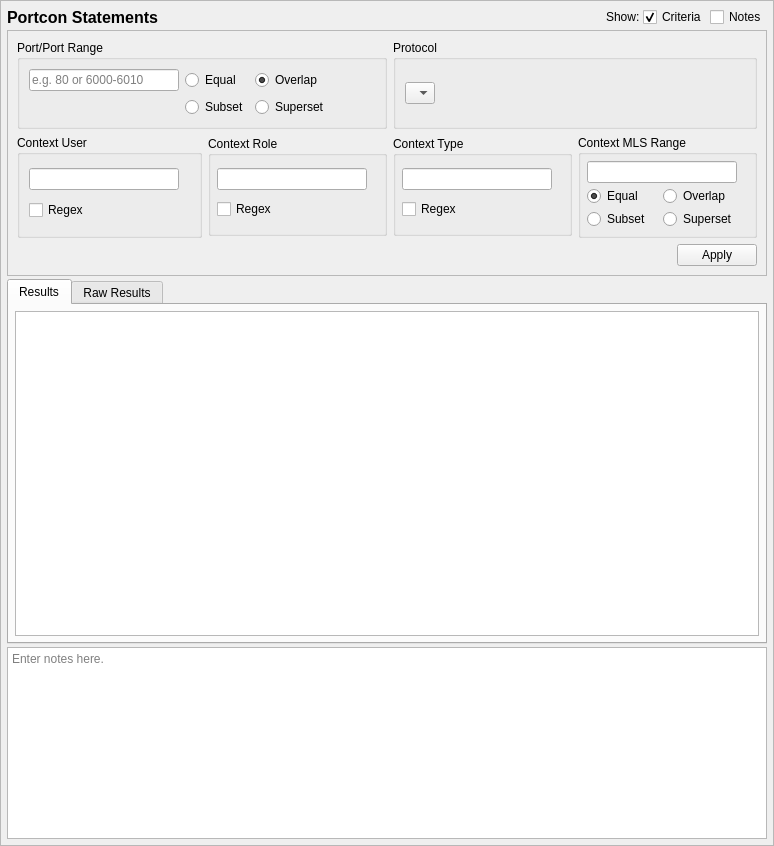
<?xml version="1.0" encoding="UTF-8"?>
<ui version="4.0">
 <class>PortconQueryTab_ui</class>
 <widget class="QScrollArea" name="PortconQueryTab_ui">
  <property name="geometry">
   <rect>
    <x>0</x>
    <y>0</y>
    <width>774</width>
    <height>846</height>
   </rect>
  </property>
  <property name="sizeAdjustPolicy">
   <enum>QAbstractScrollArea::AdjustToContents</enum>
  </property>
  <property name="widgetResizable">
   <bool>true</bool>
  </property>
  <widget class="QWidget" name="contents">
   <property name="geometry">
    <rect>
     <x>0</x>
     <y>0</y>
     <width>772</width>
     <height>844</height>
    </rect>
   </property>
   <property name="minimumSize">
    <size>
     <width>0</width>
     <height>0</height>
    </size>
   </property>
   <layout class="QGridLayout" name="gridLayout_9">
    <property name="leftMargin">
     <number>6</number>
    </property>
    <property name="topMargin">
     <number>6</number>
    </property>
    <property name="rightMargin">
     <number>6</number>
    </property>
    <property name="bottomMargin">
     <number>6</number>
    </property>
    <property name="spacing">
     <number>3</number>
    </property>
    <item row="3" column="0" colspan="5">
     <widget class="QTextEdit" name="notes">
      <property name="sizePolicy">
       <sizepolicy hsizetype="Preferred" vsizetype="Preferred">
        <horstretch>0</horstretch>
        <verstretch>0</verstretch>
       </sizepolicy>
      </property>
      <property name="minimumSize">
       <size>
        <width>0</width>
        <height>80</height>
       </size>
      </property>
      <property name="toolTip">
       <string>Optionally enter notes here about the query.</string>
      </property>
      <property name="placeholderText">
       <string>Enter notes here.</string>
      </property>
     </widget>
    </item>
    <item row="0" column="4">
     <widget class="QCheckBox" name="notes_expander">
      <property name="toolTip">
       <string>Show or hide the notes field (no data is lost)</string>
      </property>
      <property name="text">
       <string>Notes</string>
      </property>
     </widget>
    </item>
    <item row="0" column="3">
     <widget class="QCheckBox" name="criteria_expander">
      <property name="toolTip">
       <string>Show or hide the search criteria (no settings are lost)</string>
      </property>
      <property name="text">
       <string>Criteria</string>
      </property>
      <property name="checked">
       <bool>true</bool>
      </property>
     </widget>
    </item>
    <item row="0" column="0">
     <widget class="QLabel" name="label">
      <property name="sizePolicy">
       <sizepolicy hsizetype="Preferred" vsizetype="Fixed">
        <horstretch>0</horstretch>
        <verstretch>0</verstretch>
       </sizepolicy>
      </property>
      <property name="maximumSize">
       <size>
        <width>16777215</width>
        <height>20</height>
       </size>
      </property>
      <property name="font">
       <font>
        <pointsize>12</pointsize>
        <weight>75</weight>
        <bold>true</bold>
       </font>
      </property>
      <property name="text">
       <string>Portcon Statements</string>
      </property>
     </widget>
    </item>
    <item row="0" column="2">
     <widget class="QLabel" name="label_2">
      <property name="text">
       <string>Show:</string>
      </property>
     </widget>
    </item>
    <item row="0" column="1">
     <spacer name="horizontalSpacer_5">
      <property name="orientation">
       <enum>Qt::Horizontal</enum>
      </property>
      <property name="sizeHint" stdset="0">
       <size>
        <width>40</width>
        <height>20</height>
       </size>
      </property>
     </spacer>
    </item>
    <item row="2" column="0" colspan="5">
     <widget class="QTabWidget" name="results_frame">
      <property name="sizePolicy">
       <sizepolicy hsizetype="Preferred" vsizetype="MinimumExpanding">
        <horstretch>0</horstretch>
        <verstretch>1</verstretch>
       </sizepolicy>
      </property>
      <property name="currentIndex">
       <number>0</number>
      </property>
      <widget class="QWidget" name="results_framePage1">
       <property name="sizePolicy">
        <sizepolicy hsizetype="Preferred" vsizetype="MinimumExpanding">
         <horstretch>0</horstretch>
         <verstretch>0</verstretch>
        </sizepolicy>
       </property>
       <attribute name="title">
        <string>Results</string>
       </attribute>
       <layout class="QVBoxLayout" name="verticalLayout_3">
        <property name="leftMargin">
         <number>6</number>
        </property>
        <property name="topMargin">
         <number>6</number>
        </property>
        <property name="rightMargin">
         <number>6</number>
        </property>
        <property name="bottomMargin">
         <number>6</number>
        </property>
        <item>
         <widget class="SEToolsTableView" name="table_results">
          <property name="sizePolicy">
           <sizepolicy hsizetype="Preferred" vsizetype="MinimumExpanding">
            <horstretch>0</horstretch>
            <verstretch>0</verstretch>
           </sizepolicy>
          </property>
          <property name="sizeAdjustPolicy">
           <enum>QAbstractScrollArea::AdjustIgnored</enum>
          </property>
          <property name="alternatingRowColors">
           <bool>true</bool>
          </property>
          <property name="sortingEnabled">
           <bool>true</bool>
          </property>
         </widget>
        </item>
       </layout>
      </widget>
      <widget class="QWidget" name="results_framePage2">
       <property name="sizePolicy">
        <sizepolicy hsizetype="Preferred" vsizetype="MinimumExpanding">
         <horstretch>0</horstretch>
         <verstretch>0</verstretch>
        </sizepolicy>
       </property>
       <attribute name="title">
        <string>Raw Results</string>
       </attribute>
       <layout class="QVBoxLayout" name="verticalLayout_2">
        <property name="leftMargin">
         <number>6</number>
        </property>
        <property name="topMargin">
         <number>6</number>
        </property>
        <property name="rightMargin">
         <number>6</number>
        </property>
        <property name="bottomMargin">
         <number>6</number>
        </property>
        <item>
         <widget class="QPlainTextEdit" name="raw_results">
          <property name="sizePolicy">
           <sizepolicy hsizetype="Preferred" vsizetype="MinimumExpanding">
            <horstretch>0</horstretch>
            <verstretch>0</verstretch>
           </sizepolicy>
          </property>
          <property name="minimumSize">
           <size>
            <width>0</width>
            <height>0</height>
           </size>
          </property>
          <property name="font">
           <font>
            <family>Monospace</family>
           </font>
          </property>
          <property name="documentTitle">
           <string/>
          </property>
          <property name="lineWrapMode">
           <enum>QPlainTextEdit::NoWrap</enum>
          </property>
          <property name="readOnly">
           <bool>true</bool>
          </property>
         </widget>
        </item>
       </layout>
      </widget>
     </widget>
    </item>
    <item row="1" column="0" colspan="5">
     <widget class="QFrame" name="criteria_frame">
      <property name="maximumSize">
       <size>
        <width>16777215</width>
        <height>16777215</height>
       </size>
      </property>
      <property name="frameShape">
       <enum>QFrame::StyledPanel</enum>
      </property>
      <property name="frameShadow">
       <enum>QFrame::Raised</enum>
      </property>
      <layout class="QGridLayout" name="gridLayout_3">
       <item row="1" column="3" rowspan="2">
        <widget class="QGroupBox" name="range_criteria">
         <property name="maximumSize">
          <size>
           <width>16777215</width>
           <height>16777215</height>
          </size>
         </property>
         <property name="title">
          <string>Context MLS Range</string>
         </property>
         <layout class="QGridLayout" name="gridLayout_8">
          <property name="leftMargin">
           <number>6</number>
          </property>
          <property name="topMargin">
           <number>6</number>
          </property>
          <property name="rightMargin">
           <number>6</number>
          </property>
          <property name="bottomMargin">
           <number>6</number>
          </property>
          <property name="spacing">
           <number>3</number>
          </property>
          <item row="2" column="1">
           <widget class="QRadioButton" name="range_exact">
            <property name="toolTip">
             <string>Match the context's range if the criteria is equal to the context's range.</string>
            </property>
            <property name="text">
             <string>Equal</string>
            </property>
            <property name="checked">
             <bool>true</bool>
            </property>
           </widget>
          </item>
          <item row="2" column="2">
           <widget class="QRadioButton" name="range_overlap">
            <property name="toolTip">
             <string>Match the context's range if the criteria overlaps the context's range.</string>
            </property>
            <property name="text">
             <string>Overlap</string>
            </property>
           </widget>
          </item>
          <item row="3" column="1">
           <widget class="QRadioButton" name="range_subset">
            <property name="toolTip">
             <string>Match the context's range if the criteria is a subset of the context's range.</string>
            </property>
            <property name="text">
             <string>Subset</string>
            </property>
           </widget>
          </item>
          <item row="3" column="2">
           <widget class="QRadioButton" name="range_superset">
            <property name="toolTip">
             <string>Match the context's range if the criteria is a superset to the context's range.</string>
            </property>
            <property name="text">
             <string>Superset</string>
            </property>
           </widget>
          </item>
          <item row="1" column="1" colspan="2">
           <widget class="QLineEdit" name="range_">
            <property name="sizePolicy">
             <sizepolicy hsizetype="Expanding" vsizetype="Fixed">
              <horstretch>0</horstretch>
              <verstretch>0</verstretch>
             </sizepolicy>
            </property>
            <property name="minimumSize">
             <size>
              <width>150</width>
              <height>20</height>
             </size>
            </property>
            <property name="maximumSize">
             <size>
              <width>250</width>
              <height>16777215</height>
             </size>
            </property>
           </widget>
          </item>
          <item row="1" column="3">
           <spacer name="horizontalSpacer_7">
            <property name="orientation">
             <enum>Qt::Horizontal</enum>
            </property>
            <property name="sizeType">
             <enum>QSizePolicy::Preferred</enum>
            </property>
            <property name="sizeHint" stdset="0">
             <size>
              <width>40</width>
              <height>20</height>
             </size>
            </property>
           </spacer>
          </item>
         </layout>
        </widget>
       </item>
       <item row="3" column="3">
        <widget class="QDialogButtonBox" name="buttonBox">
         <property name="standardButtons">
          <set>QDialogButtonBox::Apply</set>
         </property>
        </widget>
       </item>
       <item row="1" column="2" rowspan="2">
        <widget class="QGroupBox" name="type_criteria">
         <property name="maximumSize">
          <size>
           <width>16777215</width>
           <height>100</height>
          </size>
         </property>
         <property name="title">
          <string>Context Type</string>
         </property>
         <layout class="QGridLayout" name="gridLayout_5">
          <property name="leftMargin">
           <number>6</number>
          </property>
          <property name="topMargin">
           <number>6</number>
          </property>
          <property name="rightMargin">
           <number>6</number>
          </property>
          <property name="bottomMargin">
           <number>6</number>
          </property>
          <property name="spacing">
           <number>3</number>
          </property>
          <item row="1" column="1">
           <widget class="QCheckBox" name="type_regex">
            <property name="toolTip">
             <string>Use regular expressions to match the context's type.</string>
            </property>
            <property name="text">
             <string>Regex</string>
            </property>
           </widget>
          </item>
          <item row="0" column="1">
           <widget class="QLineEdit" name="type_">
            <property name="sizePolicy">
             <sizepolicy hsizetype="Expanding" vsizetype="Fixed">
              <horstretch>0</horstretch>
              <verstretch>0</verstretch>
             </sizepolicy>
            </property>
            <property name="minimumSize">
             <size>
              <width>150</width>
              <height>0</height>
             </size>
            </property>
            <property name="maximumSize">
             <size>
              <width>250</width>
              <height>16777215</height>
             </size>
            </property>
           </widget>
          </item>
          <item row="0" column="2">
           <spacer name="horizontalSpacer_6">
            <property name="orientation">
             <enum>Qt::Horizontal</enum>
            </property>
            <property name="sizeHint" stdset="0">
             <size>
              <width>40</width>
              <height>20</height>
             </size>
            </property>
           </spacer>
          </item>
         </layout>
        </widget>
       </item>
       <item row="1" column="1" rowspan="2">
        <widget class="QGroupBox" name="role_criteria">
         <property name="maximumSize">
          <size>
           <width>16777215</width>
           <height>100</height>
          </size>
         </property>
         <property name="title">
          <string>Context Role</string>
         </property>
         <layout class="QGridLayout" name="gridLayout_2">
          <property name="leftMargin">
           <number>6</number>
          </property>
          <property name="topMargin">
           <number>6</number>
          </property>
          <property name="rightMargin">
           <number>6</number>
          </property>
          <property name="bottomMargin">
           <number>6</number>
          </property>
          <property name="spacing">
           <number>3</number>
          </property>
          <item row="0" column="0">
           <widget class="QLineEdit" name="role">
            <property name="sizePolicy">
             <sizepolicy hsizetype="Expanding" vsizetype="Fixed">
              <horstretch>0</horstretch>
              <verstretch>0</verstretch>
             </sizepolicy>
            </property>
            <property name="minimumSize">
             <size>
              <width>150</width>
              <height>0</height>
             </size>
            </property>
            <property name="maximumSize">
             <size>
              <width>250</width>
              <height>16777215</height>
             </size>
            </property>
           </widget>
          </item>
          <item row="1" column="0">
           <widget class="QCheckBox" name="role_regex">
            <property name="enabled">
             <bool>true</bool>
            </property>
            <property name="toolTip">
             <string>Use regular expressions to match the context's role.</string>
            </property>
            <property name="text">
             <string>Regex</string>
            </property>
           </widget>
          </item>
          <item row="0" column="1">
           <spacer name="horizontalSpacer_4">
            <property name="orientation">
             <enum>Qt::Horizontal</enum>
            </property>
            <property name="sizeHint" stdset="0">
             <size>
              <width>40</width>
              <height>20</height>
             </size>
            </property>
           </spacer>
          </item>
         </layout>
        </widget>
       </item>
       <item row="1" column="0" rowspan="2">
        <widget class="QGroupBox" name="user_critera">
         <property name="title">
          <string>Context User</string>
         </property>
         <layout class="QGridLayout" name="gridLayout_6">
          <item row="0" column="0">
           <widget class="QLineEdit" name="user">
            <property name="sizePolicy">
             <sizepolicy hsizetype="Expanding" vsizetype="Fixed">
              <horstretch>0</horstretch>
              <verstretch>0</verstretch>
             </sizepolicy>
            </property>
            <property name="minimumSize">
             <size>
              <width>150</width>
              <height>0</height>
             </size>
            </property>
           </widget>
          </item>
          <item row="1" column="0">
           <widget class="QCheckBox" name="user_regex">
            <property name="toolTip">
             <string>Use regular expressions to match the context's user.</string>
            </property>
            <property name="text">
             <string>Regex</string>
            </property>
           </widget>
          </item>
          <item row="0" column="1">
           <spacer name="horizontalSpacer_3">
            <property name="orientation">
             <enum>Qt::Horizontal</enum>
            </property>
            <property name="sizeHint" stdset="0">
             <size>
              <width>40</width>
              <height>20</height>
             </size>
            </property>
           </spacer>
          </item>
         </layout>
        </widget>
       </item>
       <item row="0" column="0" colspan="2">
        <widget class="QGroupBox" name="port_criteria">
         <property name="title">
          <string>Port/Port Range</string>
         </property>
         <layout class="QGridLayout" name="gridLayout">
          <item row="0" column="0">
           <widget class="QLineEdit" name="ports">
            <property name="sizePolicy">
             <sizepolicy hsizetype="Expanding" vsizetype="Fixed">
              <horstretch>0</horstretch>
              <verstretch>0</verstretch>
             </sizepolicy>
            </property>
            <property name="minimumSize">
             <size>
              <width>150</width>
              <height>0</height>
             </size>
            </property>
            <property name="maximumSize">
             <size>
              <width>250</width>
              <height>16777215</height>
             </size>
            </property>
            <property name="placeholderText">
             <string>e.g. 80 or 6000-6010</string>
            </property>
           </widget>
          </item>
          <item row="1" column="3">
           <widget class="QRadioButton" name="ports_superset">
            <property name="toolTip">
             <string>Match the port range if the criteria is a superset to the portcon's port range.</string>
            </property>
            <property name="text">
             <string>Superset</string>
            </property>
           </widget>
          </item>
          <item row="0" column="3">
           <widget class="QRadioButton" name="ports_overlap">
            <property name="toolTip">
             <string>Match the port range if the criteria overlaps the portcon's port range.</string>
            </property>
            <property name="text">
             <string>Overlap</string>
            </property>
            <property name="checked">
             <bool>true</bool>
            </property>
           </widget>
          </item>
          <item row="0" column="2">
           <widget class="QRadioButton" name="ports_exact">
            <property name="toolTip">
             <string>Match the port range if the criteria is equal to the portcon's port range.</string>
            </property>
            <property name="text">
             <string>Equal</string>
            </property>
            <property name="checked">
             <bool>false</bool>
            </property>
           </widget>
          </item>
          <item row="1" column="2">
           <widget class="QRadioButton" name="ports_subset">
            <property name="toolTip">
             <string>Match the port range if the criteria is a subset of the portcon's port range.</string>
            </property>
            <property name="text">
             <string>Subset</string>
            </property>
           </widget>
          </item>
          <item row="0" column="4">
           <spacer name="horizontalSpacer">
            <property name="orientation">
             <enum>Qt::Horizontal</enum>
            </property>
            <property name="sizeHint" stdset="0">
             <size>
              <width>40</width>
              <height>20</height>
             </size>
            </property>
           </spacer>
          </item>
         </layout>
        </widget>
       </item>
       <item row="0" column="2" colspan="2">
        <widget class="QGroupBox" name="protocol_criteria">
         <property name="title">
          <string>Protocol</string>
         </property>
         <layout class="QGridLayout" name="gridLayout_4">
          <item row="0" column="1">
           <spacer name="horizontalSpacer_2">
            <property name="orientation">
             <enum>Qt::Horizontal</enum>
            </property>
            <property name="sizeHint" stdset="0">
             <size>
              <width>40</width>
              <height>20</height>
             </size>
            </property>
           </spacer>
          </item>
          <item row="0" column="0">
           <widget class="QComboBox" name="protocol">
            <item>
             <property name="text">
              <string/>
             </property>
            </item>
           </widget>
          </item>
         </layout>
        </widget>
       </item>
      </layout>
      <zorder>role_criteria</zorder>
      <zorder>type_criteria</zorder>
      <zorder>user_critera</zorder>
      <zorder>range_criteria</zorder>
      <zorder>buttonBox</zorder>
      <zorder>protocol_criteria</zorder>
      <zorder>port_criteria</zorder>
     </widget>
    </item>
   </layout>
  </widget>
 </widget>
 <customwidgets>
  <customwidget>
   <class>SEToolsTableView</class>
   <extends>QTableView</extends>
   <header>setoolsgui/tableview.h</header>
  </customwidget>
 </customwidgets>
 <tabstops>
  <tabstop>criteria_expander</tabstop>
  <tabstop>notes_expander</tabstop>
  <tabstop>ports</tabstop>
  <tabstop>ports_exact</tabstop>
  <tabstop>ports_overlap</tabstop>
  <tabstop>ports_subset</tabstop>
  <tabstop>ports_superset</tabstop>
  <tabstop>protocol</tabstop>
  <tabstop>user</tabstop>
  <tabstop>user_regex</tabstop>
  <tabstop>role</tabstop>
  <tabstop>role_regex</tabstop>
  <tabstop>type_</tabstop>
  <tabstop>type_regex</tabstop>
  <tabstop>range_</tabstop>
  <tabstop>range_exact</tabstop>
  <tabstop>range_overlap</tabstop>
  <tabstop>range_subset</tabstop>
  <tabstop>range_superset</tabstop>
  <tabstop>results_frame</tabstop>
  <tabstop>table_results</tabstop>
  <tabstop>raw_results</tabstop>
  <tabstop>notes</tabstop>
 </tabstops>
 <resources/>
 <connections>
  <connection>
   <sender>criteria_expander</sender>
   <signal>toggled(bool)</signal>
   <receiver>criteria_frame</receiver>
   <slot>setVisible(bool)</slot>
   <hints>
    <hint type="sourcelabel">
     <x>592</x>
     <y>16</y>
    </hint>
    <hint type="destinationlabel">
     <x>386</x>
     <y>232</y>
    </hint>
   </hints>
  </connection>
  <connection>
   <sender>notes_expander</sender>
   <signal>toggled(bool)</signal>
   <receiver>notes</receiver>
   <slot>setVisible(bool)</slot>
   <hints>
    <hint type="sourcelabel">
     <x>735</x>
     <y>16</y>
    </hint>
    <hint type="destinationlabel">
     <x>386</x>
     <y>756</y>
    </hint>
   </hints>
  </connection>
 </connections>
</ui>
